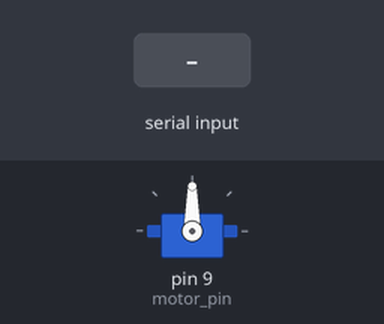
A sketch run on a simulated Arduino Uno, built with avr-gcc and run on an emulated ATmega328P. Parts: servo. Inputs (shaded band) come from the test bench.

Above: at 1.2 s.
1.3 s: "30,150\n" received over Serial
At 2.6 s:
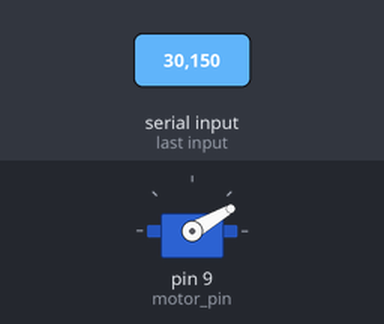
3.8 s: "5\n" received over Serial
At 5.5 s:
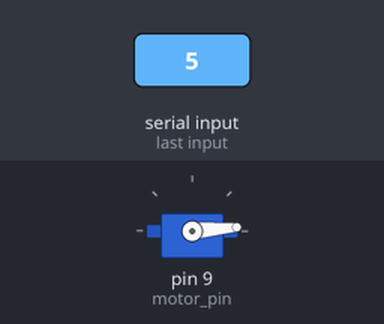
6.3 s: "200\n" received over Serial
At 8.5 s:
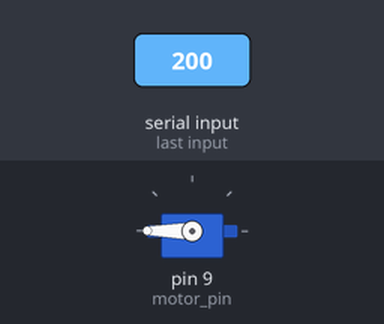
8.8 s: "90,45\n" received over Serial
At 10.7 s:
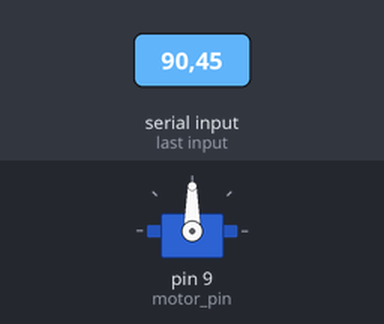
Timing chart, 0 to 12.2 s (numbered marks = the images above; inputs shaded):
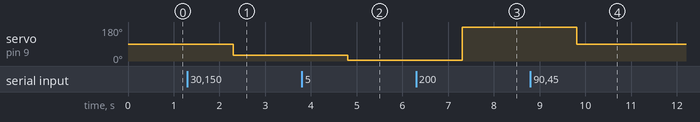

Measured:
- after the input at 1.3 s, servo on pin 9 (motor_pin): 90° → 30° after 1.0 s
- after the input at 3.8 s, servo on pin 9 (motor_pin): 30° → 5° after 1.0 s
- after the input at 6.3 s, servo on pin 9 (motor_pin): 5° → 180° after 1.0 s
- after the input at 8.8 s, servo on pin 9 (motor_pin): 180° → 90° after 1.0 s

The sketch:

serial.ino
```cpp
#include <Servo.h>
#define motor_pin 9
Servo servoMotor;
String kelime;
int aci;
void setup() {
  pinMode(motor_pin, OUTPUT);
  servoMotor.attach(motor_pin);


  Serial.begin(9600);
}
void loop() {
  if( Serial.available() ){
    kelime=  Serial.readString();
    aci= atoi(kelime.c_str() );
      servoMotor.write(aci);
  }
}
```
